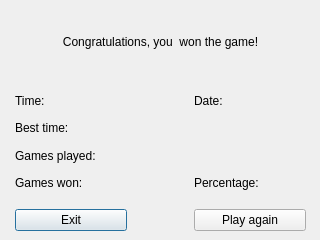
<?xml version="1.0" encoding="UTF-8"?>
<ui version="4.0">
 <class>WinDialog</class>
 <widget class="QDialog" name="WinDialog">
  <property name="geometry">
   <rect>
    <x>0</x>
    <y>0</y>
    <width>320</width>
    <height>240</height>
   </rect>
  </property>
  <property name="sizePolicy">
   <sizepolicy hsizetype="Fixed" vsizetype="Fixed">
    <horstretch>0</horstretch>
    <verstretch>0</verstretch>
   </sizepolicy>
  </property>
  <property name="minimumSize">
   <size>
    <width>320</width>
    <height>240</height>
   </size>
  </property>
  <property name="maximumSize">
   <size>
    <width>320</width>
    <height>240</height>
   </size>
  </property>
  <property name="windowTitle">
   <string>Game Won</string>
  </property>
  <property name="modal">
   <bool>true</bool>
  </property>
  <widget class="QWidget" name="gridLayoutWidget">
   <property name="geometry">
    <rect>
     <x>0</x>
     <y>0</y>
     <width>321</width>
     <height>241</height>
    </rect>
   </property>
   <layout class="QGridLayout" name="gridLayout" rowstretch="4,1,1,1,1,2" columnstretch="3,1,3">
    <property name="leftMargin">
     <number>15</number>
    </property>
    <property name="rightMargin">
     <number>15</number>
    </property>
    <property name="horizontalSpacing">
     <number>15</number>
    </property>
    <item row="1" column="0">
     <widget class="QLabel" name="time">
      <property name="text">
       <string>Time: </string>
      </property>
      <property name="alignment">
       <set>Qt::AlignLeading|Qt::AlignLeft|Qt::AlignVCenter</set>
      </property>
     </widget>
    </item>
    <item row="1" column="2">
     <widget class="QLabel" name="date">
      <property name="text">
       <string>Date: </string>
      </property>
      <property name="alignment">
       <set>Qt::AlignLeading|Qt::AlignLeft|Qt::AlignVCenter</set>
      </property>
     </widget>
    </item>
    <item row="5" column="1">
     <spacer name="verticalSpacer">
      <property name="orientation">
       <enum>Qt::Vertical</enum>
      </property>
      <property name="sizeHint" stdset="0">
       <size>
        <width>20</width>
        <height>10</height>
       </size>
      </property>
     </spacer>
    </item>
    <item row="2" column="0">
     <widget class="QLabel" name="bestTime">
      <property name="text">
       <string>Best time: </string>
      </property>
     </widget>
    </item>
    <item row="3" column="0">
     <widget class="QLabel" name="gamesPlayed">
      <property name="text">
       <string>Games played: </string>
      </property>
     </widget>
    </item>
    <item row="4" column="0">
     <widget class="QLabel" name="gamesWon">
      <property name="text">
       <string>Games won: </string>
      </property>
     </widget>
    </item>
    <item row="4" column="2">
     <widget class="QLabel" name="percentage">
      <property name="text">
       <string>Percentage: </string>
      </property>
     </widget>
    </item>
    <item row="5" column="0">
     <widget class="QPushButton" name="pushButton">
      <property name="sizePolicy">
       <sizepolicy hsizetype="Preferred" vsizetype="Fixed">
        <horstretch>0</horstretch>
        <verstretch>0</verstretch>
       </sizepolicy>
      </property>
      <property name="text">
       <string>Exit</string>
      </property>
      <property name="flat">
       <bool>false</bool>
      </property>
     </widget>
    </item>
    <item row="5" column="2">
     <widget class="QPushButton" name="playAgainBtn">
      <property name="sizePolicy">
       <sizepolicy hsizetype="Preferred" vsizetype="Fixed">
        <horstretch>0</horstretch>
        <verstretch>0</verstretch>
       </sizepolicy>
      </property>
      <property name="text">
       <string>Play again</string>
      </property>
     </widget>
    </item>
    <item row="0" column="0" colspan="3">
     <widget class="QLabel" name="congratulations">
      <property name="text">
       <string>Congratulations, you  won the game!</string>
      </property>
      <property name="alignment">
       <set>Qt::AlignCenter</set>
      </property>
     </widget>
    </item>
   </layout>
  </widget>
 </widget>
 <tabstops>
  <tabstop>playAgainBtn</tabstop>
  <tabstop>pushButton</tabstop>
 </tabstops>
 <resources/>
 <connections/>
</ui>
